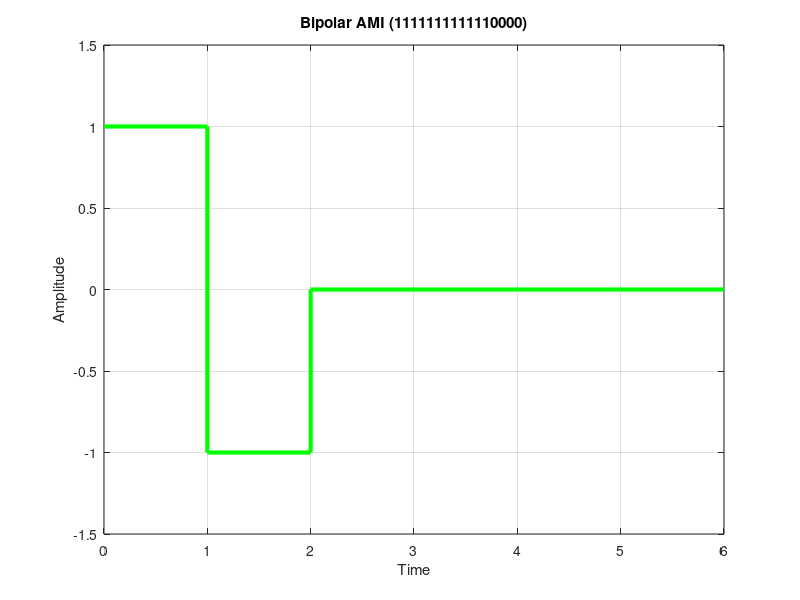

The MATLAB script that drew this image:
clc; clear; close all;

m = [1 1 0 0 0 0];
n = length(m);
x = []; y = [];
last = -1;

for i = 1:n
    x = [x i-1 i];

    if m(i) == 1
        last = -last;
        y = [y last last];
    else
        y = [y 0 0];
    end
end

plot(x,y,'g','LineWidth',3);
axis([0 n -1.5 1.5]); grid on;
title('Bipolar AMI (1111111111110000)');
xlabel('Time');
ylabel('Amplitude');
